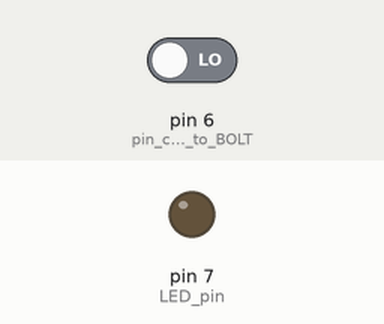
Bench run of a sketch on a simulated Arduino Uno, built with avr-gcc and run on an emulated ATmega328P. On the bench: output pins drawn as LEDs (lit = HIGH). The inputs (shaded band) are chosen by the test bench; at power-on: pin 6 (pin_connected_to_BOLT) LOW.

Above: at 1.2 s.
1.3 s: pin 6 (pin_connected_to_BOLT) driven HIGH
At 2.3 s:
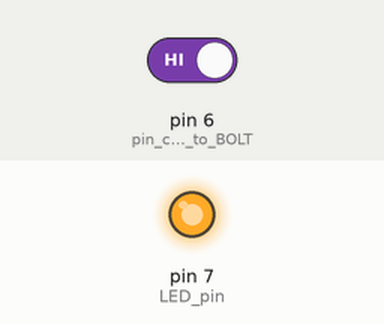
2.8 s: pin 6 (pin_connected_to_BOLT) driven LOW
At 3.4 s:
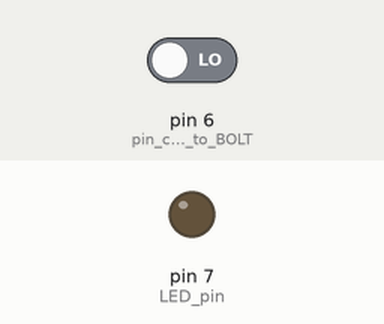
Timing chart, 0 to 5.8 s (numbered marks = the images above; inputs shaded):
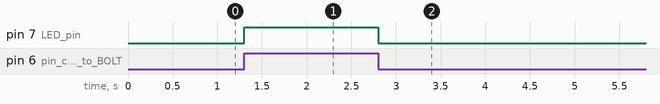

The sketch:

pinTest.ino
```cpp
int check;
void setup() {
  // put your setup code here, to run once:
  pinMode(6,INPUT); //pin connected to BOLT

  pinMode(7,OUTPUT); //LED pin

}

void loop() {
  // put your main code here, to run repeatedly:
  Serial.begin(9600);
  check=digitalRead(6);
  if(check == 1)
  digitalWrite(7,HIGH);

  else
  digitalWrite(7,LOW);


}
```

Measured:
- after the input at 1.3 s, pin 7 (LED_pin): LOW → HIGH at once
- after the input at 2.8 s, pin 7 (LED_pin): HIGH → LOW at once
